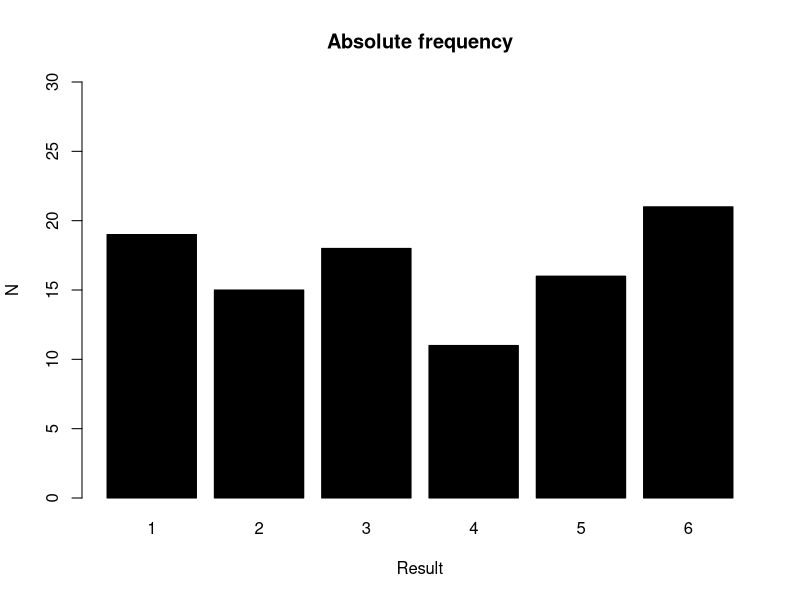
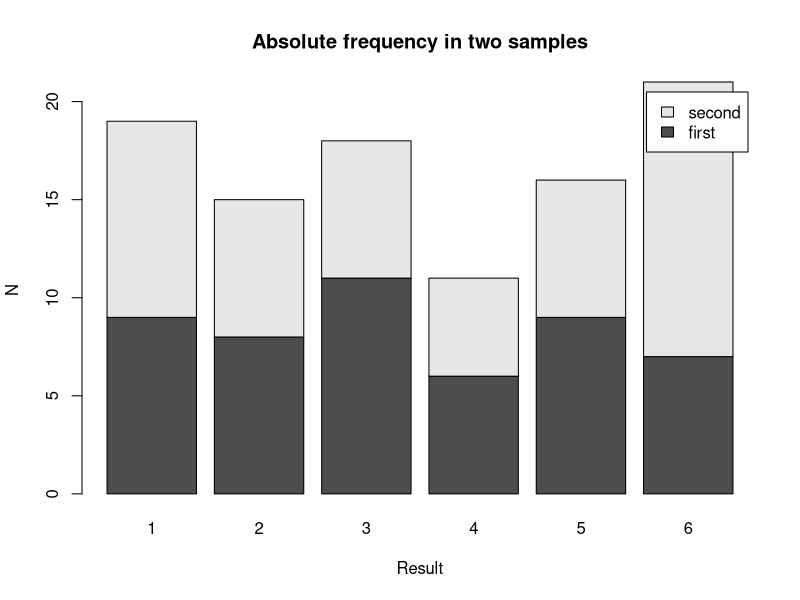
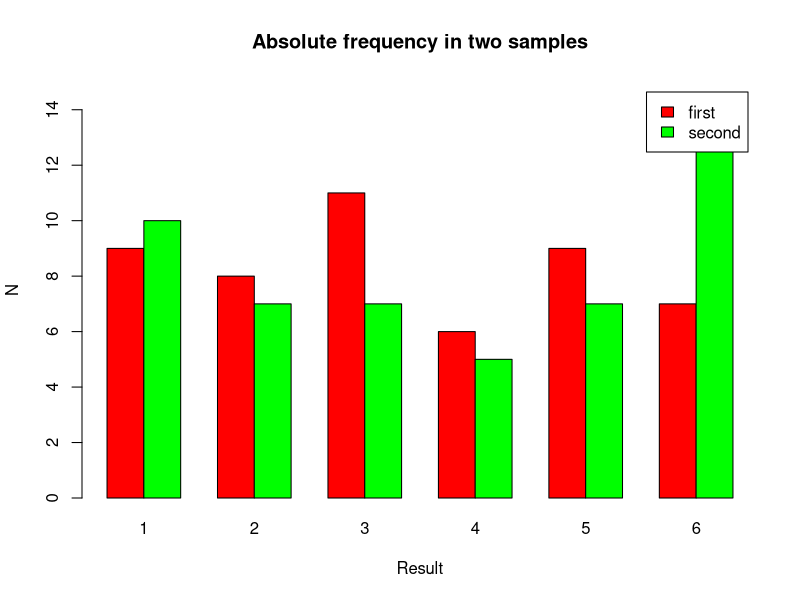
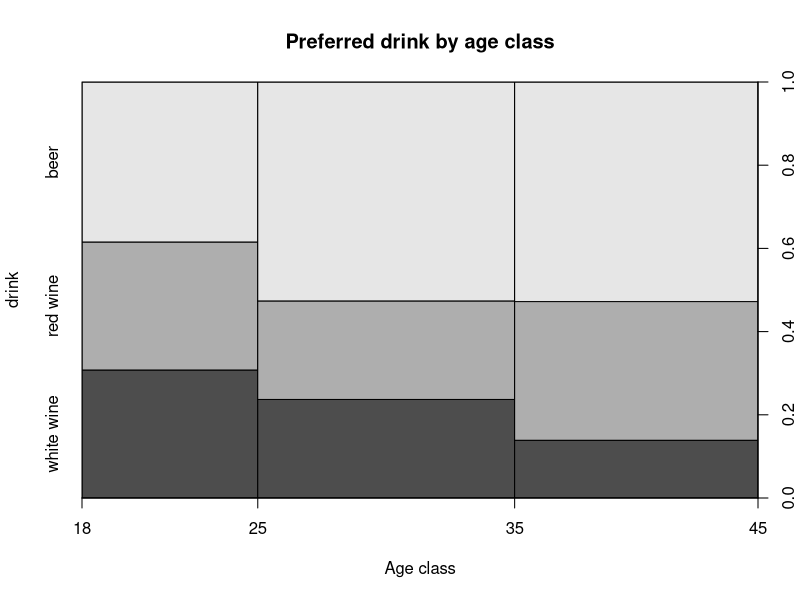
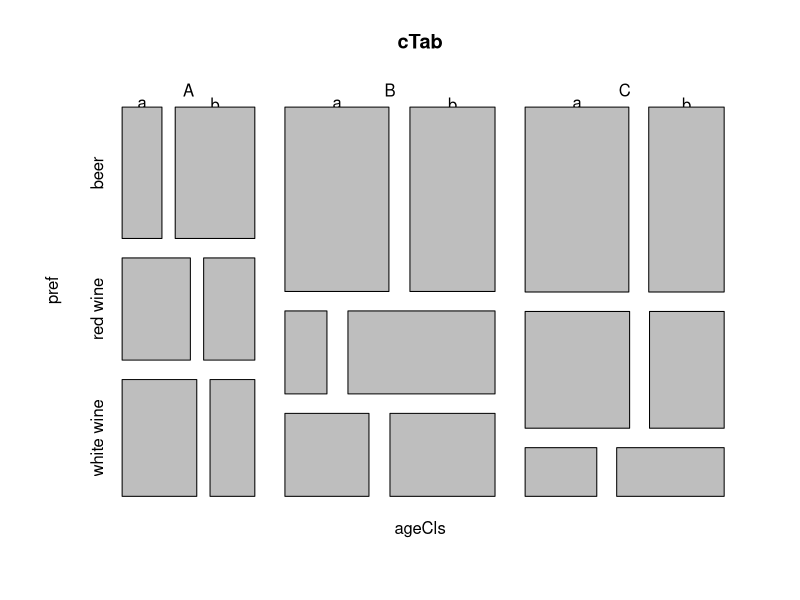
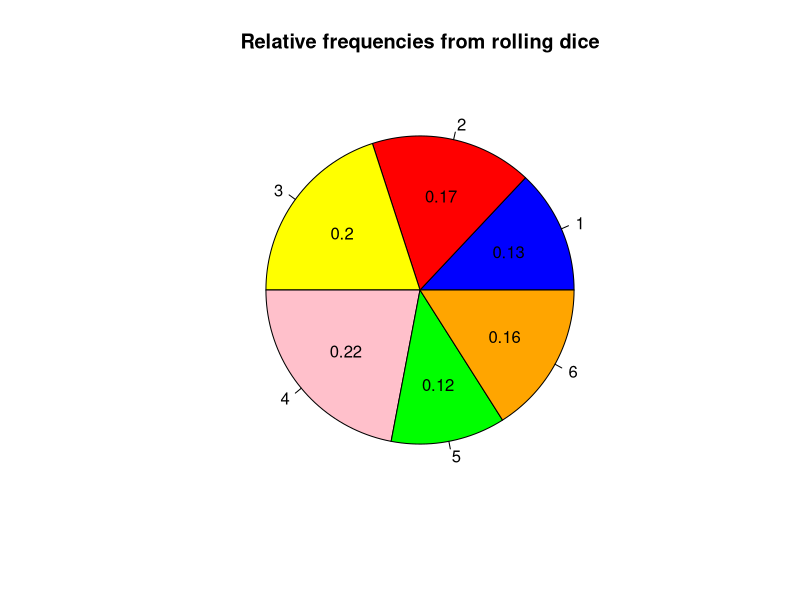
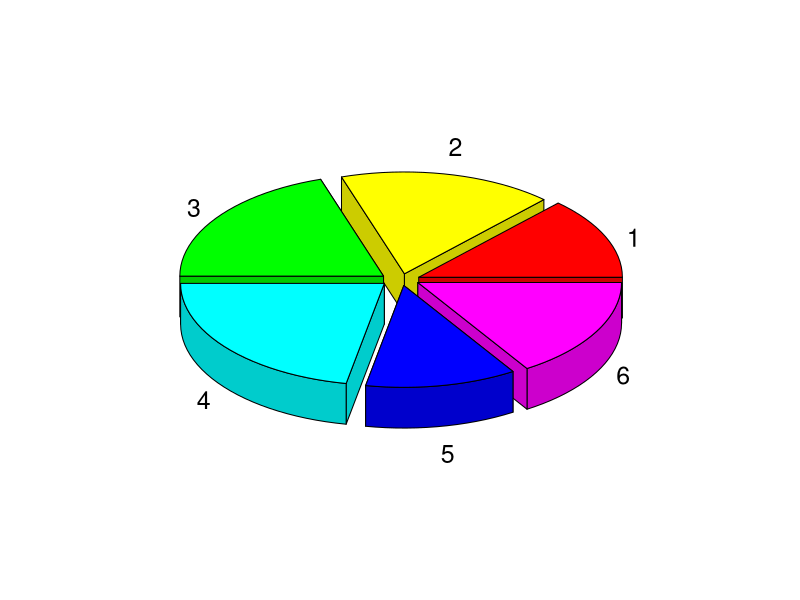
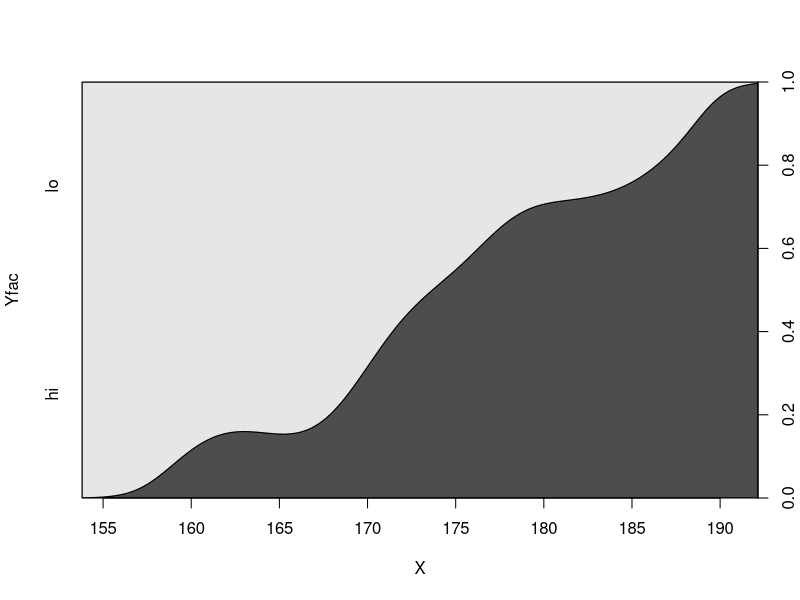

The R script that drew these images, in order:
## ---- chunk 1
wants <- c("plotrix")
has   <- wants %in% rownames(installed.packages())
if(any(!has)) install.packages(wants[!has])
## ---- chunk 2
set.seed(123)
dice  <- sample(1:6, 100, replace=TRUE)
(dTab <- table(dice))
## ---- chunk 3
barplot(dTab, ylim=c(0, 30), xlab="Result", ylab="N", col="black",
        main="Absolute frequency")
## ---- chunk 4
roll1   <- dice[1:50]
roll2   <- dice[51:100]
rollAll <- rbind(table(roll1), table(roll2))
rownames(rollAll) <- c("first", "second"); rollAll

barplot(rollAll, beside=FALSE, legend.text=TRUE, xlab="Result", ylab="N",
        main="Absolute frequency in two samples")
## ---- chunk 5
barplot(rollAll, beside=TRUE, ylim=c(0, 15), col=c("red", "green"),
        legend.text=TRUE, xlab="Result", ylab="N",
        main="Absolute frequency in two samples")
## ---- chunk 6
N      <- 100
age    <- sample(18:45, N, replace=TRUE)
drinks <- c("beer", "red wine", "white wine")
pref   <- factor(sample(drinks, N, replace=TRUE))
xRange <- round(range(age), -1) + c(-10, 10)
lims   <- c(18, 25, 35, 45)
spineplot(x=age, y=pref, xlab="Age class", ylab="drink", breaks=lims,
          main="Preferred drink by age class")
## ---- chunk 7
ageCls <- cut(age, breaks=lims, labels=LETTERS[1:(length(lims)-1)])
group  <- factor(sample(letters[1:2], N, replace=TRUE))
cTab   <- table(ageCls, pref, group)
mosaicplot(cTab, cex.axis=1)
## ---- chunk 8
dice <- sample(1:6, 100, replace=TRUE)
dTab <- table(dice)
pie(dTab, col=c("blue", "red", "yellow", "pink", "green", "orange"),
    main="Relative frequencies from rolling dice")

dTabFreq <- prop.table(dTab)
textRad  <- 0.5
angles   <- dTabFreq * 2 * pi
csAngles <- cumsum(angles)
csAngles <- csAngles - angles/2
textX    <- textRad * cos(csAngles)
textY    <- textRad * sin(csAngles)
text(x=textX, y=textY, labels=dTabFreq)
## ---- chunk 9
library(plotrix)
pie3D(dTab, theta=pi/4, explode=0.1, labels=names(dTab))
## ---- chunk 10
N    <- 100
X    <- rnorm(N, 175, 7)
Y    <- 0.5*X + rnorm(N, 0, 6)
Yfac <- cut(Y, breaks=c(-Inf, median(Y), Inf), labels=c("lo", "hi"))
myDf <- data.frame(X, Yfac)
## ---- chunk 11
cdplot(Yfac ~ X, data=myDf)
## ---- chunk 12
try(detach(package:plotrix))
